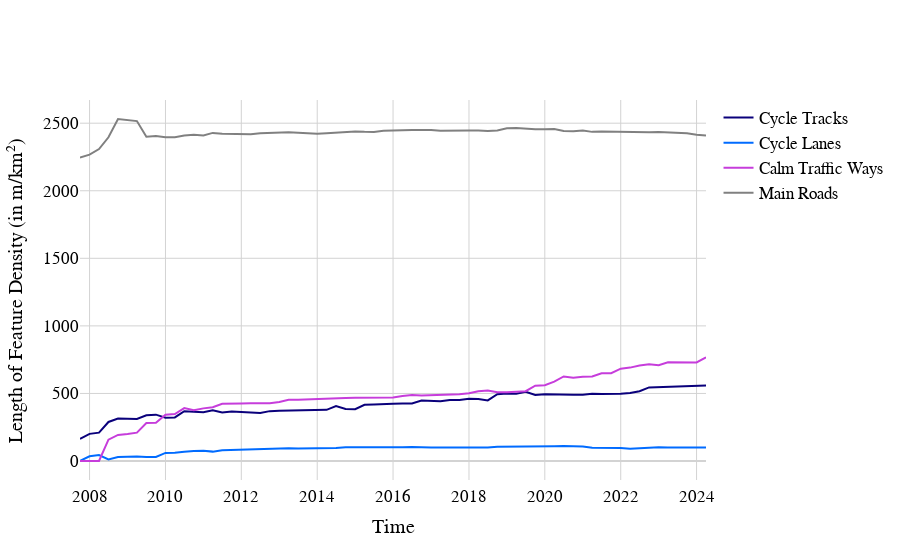

Notebook code for this chart:
### Markdown cell above
### Length of Feature Density
Length of elements (in meter) divided by the total area (in square-kilometers), quarterly time series from every first day of every 3rd month to the present, for each class of infrastructure.

### Code cell
load_plot(
    gjson_area,
    "https://api.ohsome.org/v1/elements/length/density",
    querydict=dict_opwizquerries,
    ylabel="Length of Feature Density (in m/km²)",
    roads=w.value,
)
